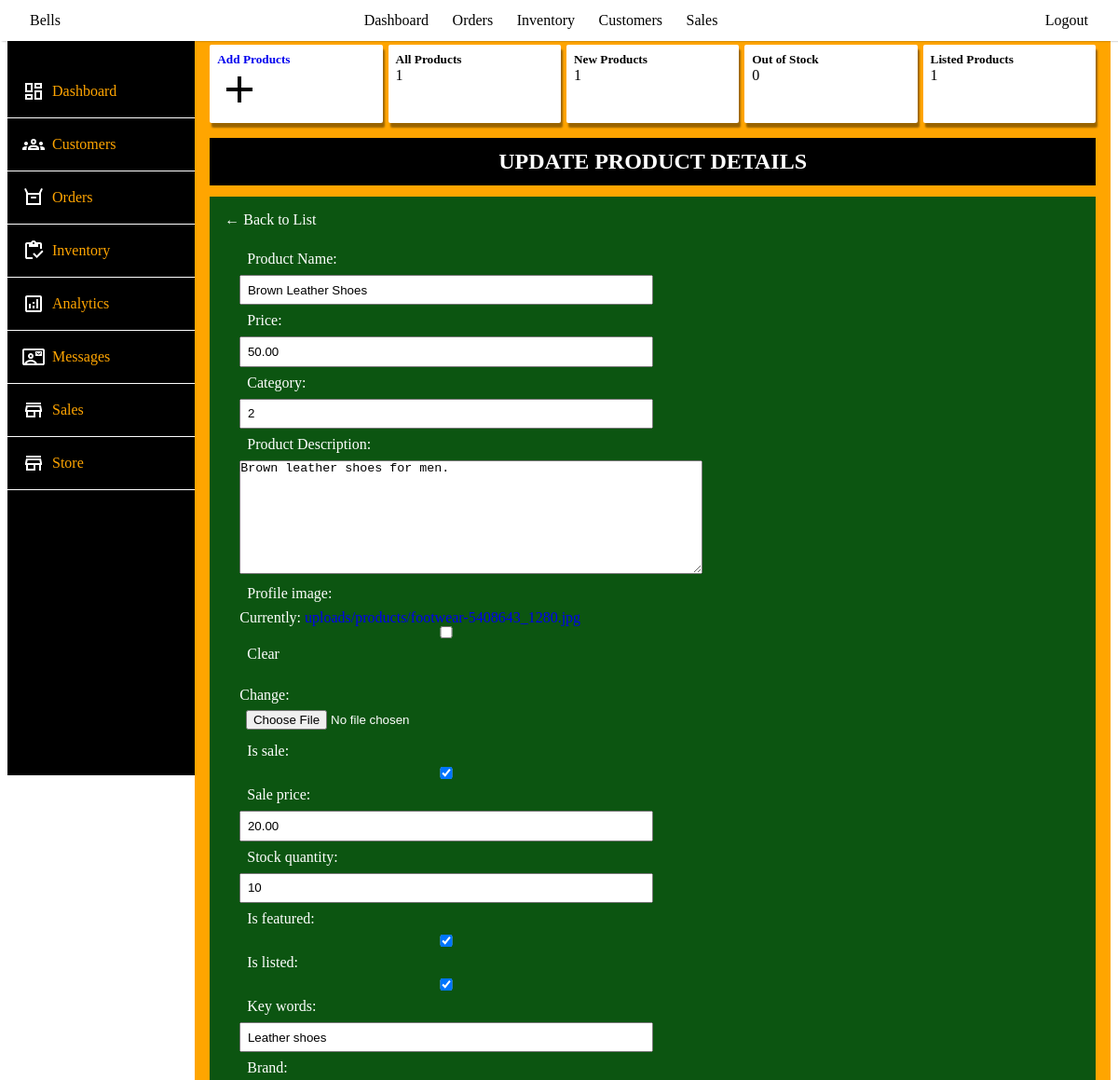
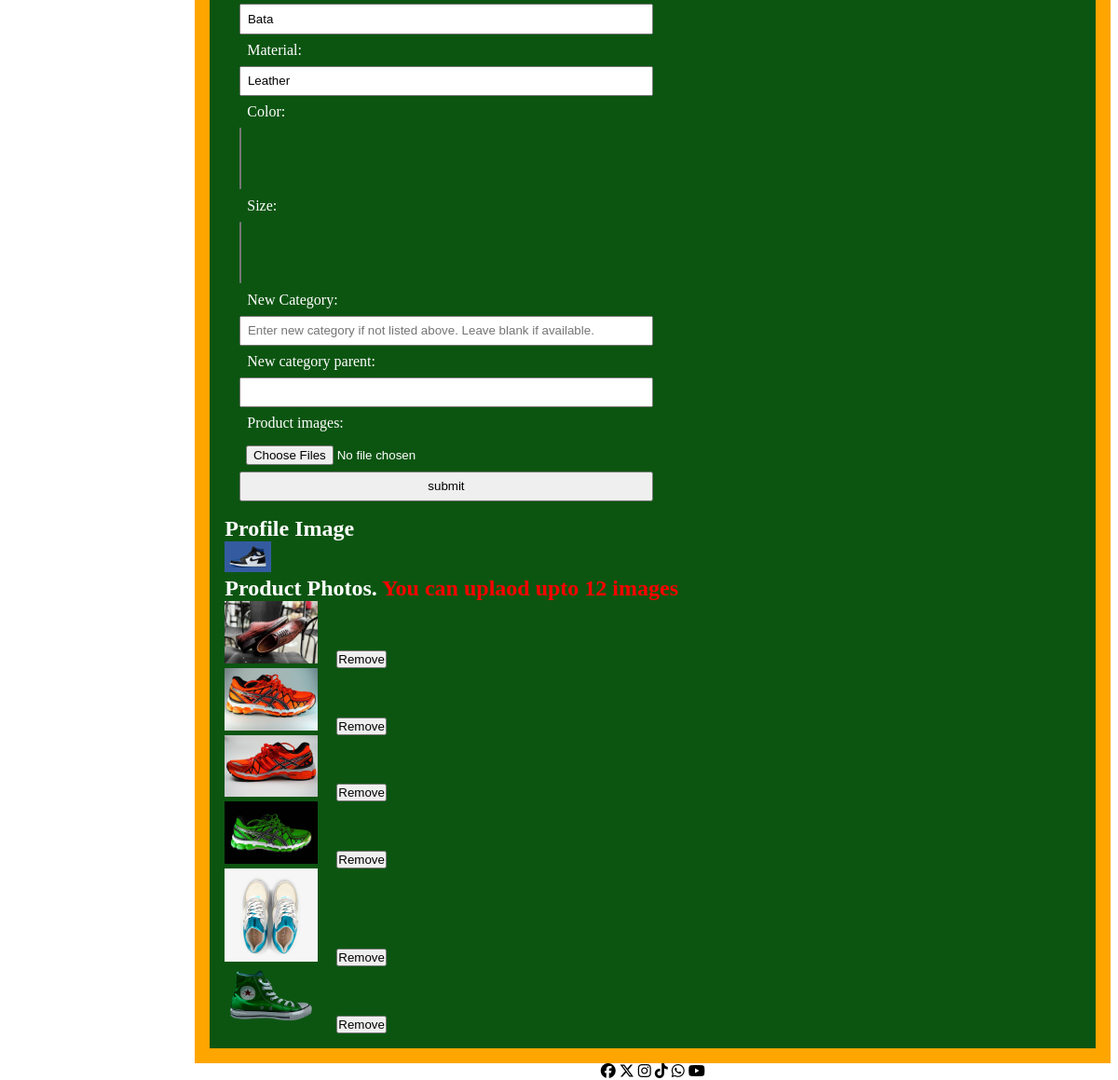
Screenshot of /product_inventory/1 with the database file from the repository (2 pictures, top to bottom).
### store/models.py (models this page shows, shortened)
class Product(models.Model):
    profile_image = models.ImageField(upload_to='uploads/products', null=True, blank=True, default='media/default/product.png')
    name = models.CharField(max_length=255, verbose_name='Product Name')
    price = models.DecimalField(max_digits=12, decimal_places=2)
    description = models.TextField(verbose_name='Product Description', blank=True, null=True)
    is_sale = models.BooleanField(default=False)
    sale_price = models.DecimalField(max_digits=12, decimal_places=2, null=True, blank=True)
    discount = models.DecimalField(default=0, max_digits=9, decimal_places=2, null=True, blank=True)
    percentage_discount = models.DecimalField(default=0, max_digits=5, decimal_places=0, null=True, blank=True)
    created_at = models.DateTimeField(auto_now_add=True)
    is_listed = models.BooleanField(default=True)
    is_featured = models.BooleanField(default=True)
    slug = models.SlugField(unique=True, blank=True, null=True)
    key_words = models.CharField(max_length=255, blank=True, null=True)
    stock_quantity = models.IntegerField(default=1)
    brand = models.CharField(max_length=255, blank=True, null=True)
    material = models.CharField(max_length=255, blank=True, null=True)
    category = TreeForeignKey(Category, on_delete=models.CASCADE, related_name='products', null=True, blank=True)
    color = models.ManyToManyField(Color, related_name='products', blank=True, null=True)
    size = models.ManyToManyField(Size, related_name='products', blank=True, null=True)
    @property
    def imageURL(self):
        try:
            url = self.profile_image.url
        except:
            url = ''
        return url

class ProductImage(models.Model):
    product = models.ForeignKey(Product, default=None, on_delete=models.CASCADE, related_name='product_images')
    product_images = models.ImageField(upload_to='uploads/products', null=True, blank=True)
    class Meta:
        verbose_name_plural = 'Product Images'
    @property
    def imageURL(self):
        try:
            url = self.product_images.url
        except:
            url = ''
        return url

### admin_portal/views.py (the view)
# urls.py: path('product_inventory/<int:pk>', views.product_inventory, name='product_inventory'),
def product_inventory(request, pk):
    product = get_object_or_404(Product, id=pk)
    products = Product.objects.all()
    product_images = ProductImage.objects.filter(product=product)
    products_count = products.count()
    now = timezone.now()
    new_products_count = products.filter(created_at__gte=now - datetime.timedelta(days=30)).count()
    out_of_stock_count = products.filter(stock_quantity__lte=0).count()
    is_listed_count = products.filter(is_listed=True).count()
    if request.method == 'POST':
        if 'product_form' in request.POST:
            product_form = ProductModelForm(request.POST, request.FILES, instance=product)
            product_image_form = ProductImageForm(request.POST, request.FILES)
            if product_form.is_valid() and product_image_form.is_valid():
                product_form.save()
                images = request.FILES.getlist('product_images')
                for image in images:
                    ProductImage.objects.create(product=product, product_images=image)
                messages.success(request, 'Product and images updated successfully!')
                return redirect('inventory')
            else:
                messages.error(request, 'Please correct the errors below.')
        elif 'delete_image' in request.POST:
            image_id = request.POST.get('image_id')
            image_to_delete = get_object_or_404(ProductImage, id=image_id)
            image_to_delete.delete()
            messages.success(request, 'Image removed successfully!')
            return redirect('product_inventory', pk=pk)
    else:
        product_form = ProductModelForm(instance=product)
        product_image_form = ProductImageForm()
    context = {
        'product': product,
        'product_images': product_images,
        'product_form': product_form,
        'product_image_form': product_image_form,
        'products_count': products_count,
        'new_products_count': new_products_count,
        'out_of_stock_count': out_of_stock_count,
        'is_listed_count': is_listed_count
    }
    return render(request, 'admin_portal/product_inventory.html', context)

### admin_portal/forms.py (shortened to what this page needs)
class ProductImageForm(forms.Form):
    product_images = MultipleFileField()

### cart/context_processors.py (called while the page is built)
def cart(request):
    return {'cart': Cart(request)}

### admin_portal/templates/admin_portal/product_inventory.html (shortened to what this page needs)
{% extends 'admin_portal/base.html' %}
{% block content %}
<div class="container">
    <div class="side-bar">
        <div class="menu-item"> <a href="{% url 'admin_portal' %}"> Dashboard</a></div>
        <div class="menu-item"> <a href="#"> Customers</a></div>
        <div class="menu-item"> <a href="#"> Orders</a></div>
        <div class="menu-item"> <a href="#"> Inventory</a></div>
        <div class="menu-item"> <a href="#"> Analytics</a></div>
        <div class="menu-item"> <a href="#"> Messages</a></div>
        <div class="menu-item"><svg xmlns="http://www.w3.org/2000/svg" height="24" viewBox="0 -960 960 960" width="24"><path d="M160-720v-80h640v80H160Zm0 560v-240h-40v-80l40-200h640l40 200v80h-40v240h-80v-240H560v240H160Zm80-80h240v-160H240v160Zm-38-240h556-556Zm0 0h556l-24-120H226l-24 120Z"/></svg> <a href="#"> Sales </a></div>
        <div class="menu-item"><svg xmlns="http://www.w3.org/2000/svg" height="24" viewBox="0 -960 960 960" width="24"><path d="M160-720v-80h640v80H160Zm0 560v-240h-40v-80l40-200h640l40 200v80h-40v240h-80v-240H560v240H160Zm80-80h240v-160H240v160Zm-38-240h556-556Zm0 0h556l-24-120H226l-24 120Z"/></svg> <a href="{% url 'home' %}"> Store </a></div>
    </div>
    <div class="content">
        <div class="main-content">
            <div class="leading">
                <div class="lead">
                   <a href="{% url 'add_product' %}"> <h5>Add Products</h5>
                    <svg xmlns="http://www.w3.org/2000/svg" height="24" viewBox="0 -960 960 960" width="24"><path d="M440-440H200v-80h240v-240h80v240h240v80H520v240h-80v-240Z"/></svg></a>
                </div>
                <div class="lead">
                    <h5>All Products</h5>
                    <p>{{ products_count }}</p>
                </div>
                <div class="lead">
                    <h5>New Products</h5>
                    <p>{{ new_products_count}}</p>
                </div>
                <div class="lead">
                    <h5>Out of Stock</h5>
                    <p>{{ out_of_stock_count }}</p>
                </div>
                <div class="lead">
                    <h5>Listed Products</h5>
                    <p>{{ is_listed_count }}</p>
                </div>
            </div>
        <section>
            <h1 class="product-inventory-headings">UPDATE PRODUCT DETAILS</h1>
            <div class="product_form">
                <a href="{% url 'inventory' %}" style="color: white;">&larr; Back to List</a>
                <form method="POST" action="{% url 'product_inventory' product.id %}" enctype="multipart/form-data">
                    {{product_form.as_p}}
                    {{ product_image_form.as_p }}
                    <input type="submit" name="product_form" value="submit">
                </form>
                <h2>Profile Image</h2>
                  <img src="{{product.imageURL }}" alt="{{product.name}}" width="50px">
                <h2>Product Photos. <span style="color: red;">You can uplaod upto 12 images</span></h2>
<ul style="list-style: none;">
    {% for image in product_images %}
        <li>
            <img src="{{ image.imageURL }}" alt="{{ product.name }}" width="100">
            <form method="post" style="display:inline;">
                <button type="submit" name="delete_image">Remove</button>
            </form>
        </li>
    {% endfor %}
</ul>
            </div>
        </section>
        </div>
    </div>
    {% include 'admin_portal/footer.html' %}
</div>
</div>
{% endblock content %}

### static/css/admin_portal/admin_portal.css (style rules this page uses)
* { padding: 0; margin: 0; box-sizing: border-box; }
:root { --main-color: orange; --white-color: white; --black-color: black; }
html { font-size: 16px; }
body { min-height: 100vh; width: 100%; background-color: var(--white-color); }
a { text-decoration: none; }
.admin-dashboard .container { min-height: 100vh; width: 100%; margin-bottom: 0; padding: 0 .5em; }
.admin-dashboard .container .side-bar { min-height: 100vh; width: 17%; padding-top: 2.4em; background-color: rgb(0, 0, 0); position: sticky; position: -webkit-sticky; top: 0; z-index: 100; float: left; }
.admin-dashboard .container .side-bar .menu-item { padding: 1em; border-bottom: 1px solid rgb(254, 254, 254); display: flex; align-items: center; }
.admin-dashboard .container .side-bar .menu-item svg { fill: rgb(255, 255, 255); }
.admin-dashboard .container .side-bar a { margin-left: .5em; color: orange; }
.admin-dashboard .container .content { display: flex; width: 83%; margin-top: 2em; justify-content: space-between; min-height: 100vh; margin-left: 17%; }
.admin-dashboard .container .content .main-content { flex: 66%; padding: 1em; background-color: var(--main-color); }
.admin-dashboard .content .main-content .leading { display: flex; justify-content: space-between; width: 100%; margin-bottom: 1em; }
.admin-dashboard .content .main-content .leading .lead { width: 19.5%; background-color: var(--white-color); border-radius: 2px; box-shadow: 2px 5px 2px rgba(0, 0, 0, 0.4); padding: .5em; }
.admin-dashboard .content .main-content .leading .lead svg { height: 3em; width: 3em; }

### static/css/admin_portal/product_form.css (style rules this page uses)
.product-inventory-headings { text-align: center; background-color: rgb(0, 0, 0); color: rgb(255, 255, 255); padding: .5em 0; margin-bottom: .5em; }
.product_form { background-color: rgb(12, 85, 17); color: white; padding: 1em; }
.product_form form { margin: 1em; }
.product_form form input, .product_form form label { padding: .5em; display: block; }
.product_form form input { width: 50%; }

### rows the page displays
Product: name "Brown Leather Shoes", price "50.00", category "2", description "Brown leather shoes for men.", is_sale "☑", sale_price "20.00", stock_quantity "10", is_featured "☑", is_listed "☑", key_words "Leather shoes", brand "Bata", material "Leather", imageURL (picture)
ProductImage: imageURL (picture)
ProductImage: imageURL (picture)
ProductImage: imageURL (picture)
ProductImage: imageURL (picture)
ProductImage: imageURL (picture)
ProductImage: imageURL (picture)

### other values shown
{{ products_count }} "1"
{{ new_products_count }} "1"
{{ out_of_stock_count }} "0"
{{ is_listed_count }} "1"
